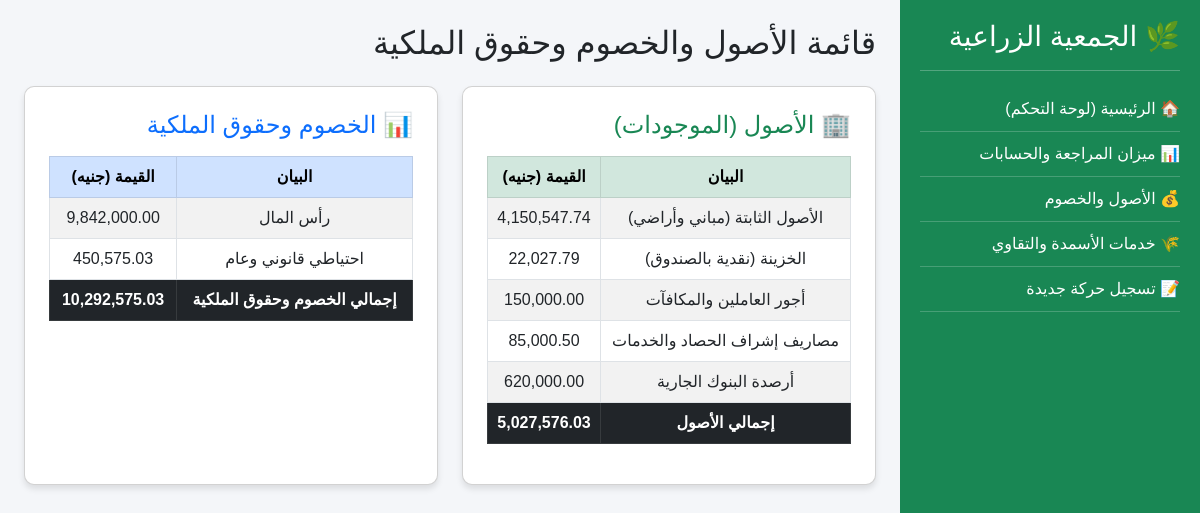
The page /assets_liabilities on the database its author committed.
### tables this page shows
CREATE TABLE accounts (
            id INTEGER PRIMARY KEY AUTOINCREMENT,
            name TEXT NOT NULL,
            debit REAL DEFAULT 0,
            credit REAL DEFAULT 0
        );

### app.py (the view)
@app.route("/assets_liabilities")
def assets_liabilities():
    conn = sqlite3.connect("agricoop.db")
    cursor = conn.cursor()
    cursor.execute("SELECT id, name, debit, credit FROM accounts")
    rows = cursor.fetchall()
    conn.close()
    assets_list = []
    liabilities_list = []
    total_assets = 0.0
    total_liabilities = 0.0
    for row in rows:
        if "رأس المال" in row[1] or "احتياطي" in row[1] or row[3] > 0:
            total_liabilities += row[3]
            liabilities_list.append(
                {"id": row[0], "name": row[1], "amount": f"{row[3]:,.2f}"}
            )
        else:
            total_assets += row[2]
            assets_list.append(
                {"id": row[0], "name": row[1], "amount": f"{row[2]:,.2f}"}
            )
    return render_template(
        "assets_liabilities.html",
        assets=assets_list,
        liabilities=liabilities_list,
        total_assets=f"{total_assets:,.2f}",
        total_liabilities=f"{total_liabilities:,.2f}",
    )

### templates/assets_liabilities.html (shortened to what this page needs)
<!DOCTYPE html>
<html lang="ar" dir="rtl">
<head>
    <link href="https://cdn.jsdelivr.net/npm/bootstrap@5.3.0/dist/css/bootstrap.min.css" rel="stylesheet">
</head>
<body>
    <div class="container-fluid">
        <div class="row">
            <div class="col-md-3 sidebar">
                <h3>🌿 الجمعية الزراعية</h3>
                <hr>
                <a href="/">🏠 الرئيسية (لوحة التحكم)</a>
                <a href="/">📊 ميزان المراجعة والحسابات</a>
                <a href="/assets_liabilities">💰 الأصول والخصوم</a>
                <a href="#">🌾 خدمات الأسمدة والتقاوي</a>
                <a href="/transaction">📝 تسجيل حركة جديدة</a>
            </div>
            <div class="col-md-9 p-4">
                <h2 class="mb-4">قائمة الأصول والخصوم وحقوق الملكية</h2>
                <div class="row">
                    <div class="col-md-6 mb-4">
                        <div class="card card-box p-4 bg-white h-100">
                            <h4 class="mb-3 text-success">🏢 الأصول (الموجودات)</h4>
                            <div class="table-responsive">
                                <table class="table table-bordered table-striped text-center">
                                    <thead class="table-success">
                                        <tr>
                                            <th>البيان</th>
                                            <th>القيمة (جنيه)</th>
                                        </tr>
                                    </thead>
                                    <tbody>
                                        {% for item in assets %}
                                        <tr>
                                            <td>{{ item.name }}</td>
                                            <td>{{ item.amount }}</td>
                                        </tr>
                                        {% else %}
                                        <tr>
                                            <td colspan="2" class="text-muted">لا توجد أصول مسجلة.</td>
                                        </tr>
                                        {% endfor %}
                                    </tbody>
                                    <tfoot class="table-dark">
                                        <tr>
                                            <th>إجمالي الأصول</th>
                                            <th>{{ total_assets }}</th>
                                        </tr>
                                    </tfoot>
                                </table>
                            </div>
                        </div>
                    </div>
                    <div class="col-md-6 mb-4">
                        <div class="card card-box p-4 bg-white h-100">
                            <h4 class="mb-3 text-primary">📊 الخصوم وحقوق الملكية</h4>
                            <div class="table-responsive">
                                <table class="table table-bordered table-striped text-center">
                                    <thead class="table-primary">
                                        <tr>
                                            <th>البيان</th>
                                            <th>القيمة (جنيه)</th>
                                        </tr>
                                    </thead>
                                    <tbody>
                                        {% for item in liabilities %}
                                        <tr>
                                            <td>{{ item.name }}</td>
                                            <td>{{ item.amount }}</td>
                                        </tr>
                                        {% else %}
                                        <tr>
                                            <td colspan="2" class="text-muted">لا توجد خصوم مسجلة.</td>
                                        </tr>
                                        {% endfor %}
                                    </tbody>
                                    <tfoot class="table-dark">
                                        <tr>
                                            <th>إجمالي الخصوم وحقوق الملكية</th>
                                            <th>{{ total_liabilities }}</th>
                                        </tr>
                                    </tfoot>
                                </table>
                            </div>
                        </div>
                    </div>
                </div>
            </div>
        </div>
    </div>
</body>
</html>

### templates/assets_liabilities.html (style rules this page uses)
body { background-color: #f4f6f9; font-family: Tahoma, sans-serif; }
.sidebar { background-color: #198754; color: white; min-height: 100vh; padding: 20px; }
.sidebar a { color: white; text-decoration: none; display: block; padding: 10px 0; border-bottom: 1px solid rgba(255,255,255,0.2); }
.card-box { border-radius: 10px; box-shadow: 0 4px 6px rgba(0,0,0,0.1); }

### rows shown on the page
accounts: name "الأصول الثابتة (مباني وأراضي)", amount "4,150,547.74"
accounts: name "الخزينة (نقدية بالصندوق)", amount "22,027.79"
accounts: name "أجور العاملين والمكافآت", amount "150,000.00"
accounts: name "مصاريف إشراف الحصاد والخدمات", amount "85,000.50"
accounts: name "أرصدة البنوك الجارية", amount "620,000.00"
accounts: name "رأس المال", amount "9,842,000.00"
accounts: name "احتياطي قانوني وعام", amount "450,575.03"

### other values the page prints
{{ total_assets }} "5,027,576.03"
{{ total_liabilities }} "10,292,575.03"
